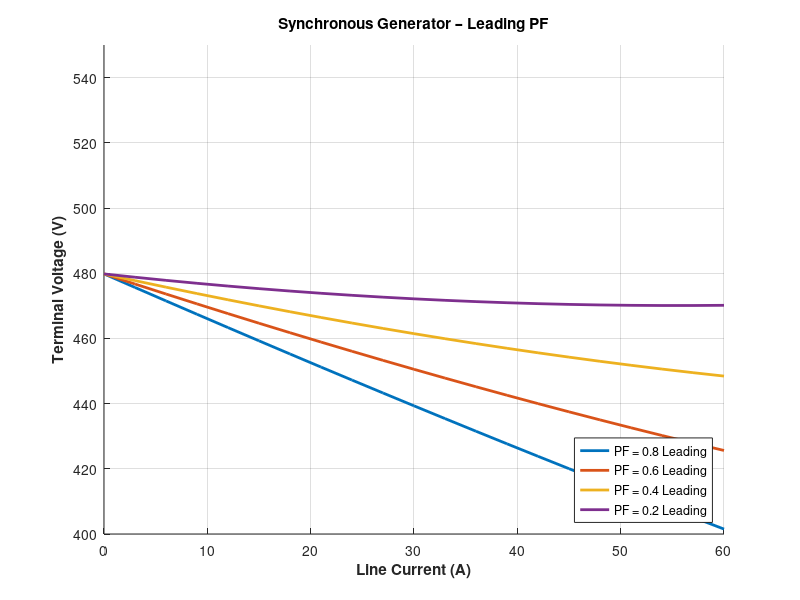

The MATLAB source for this figure:
% terminal_char_leading.m
% Terminal voltage vs line current for LEADING power factors

clear; clc;

% Parameters
e_a = 277.0;              % Internal generated EMF (V)
x_s = 1.0;                % Synchronous reactance (ohm)
i_a = linspace(0, 60, 21); % Armature current (A)
pf_values = [0.8, 0.6, 0.4, 0.2]; % Leading PFs

v_t_lead = zeros(length(pf_values), length(i_a)); % Voltage matrix

% Calculation for leading power factors (negative theta)
for k = 1:length(pf_values)
    theta = -acos(pf_values(k));  % Leading → negative θ
    for ii = 1:length(i_a)
        real_drop = x_s * i_a(ii) * cos(theta);
        imag_drop = x_s * i_a(ii) * sin(theta);
        v_phase = sqrt((e_a - real_drop)^2 + imag_drop^2);
        v_t_lead(k, ii) = v_phase * sqrt(3); % Convert to line voltage
    end
end

% Plotting
figure;
hold on;
colors = lines(4);
for k = 1:length(pf_values)
    plot(i_a, v_t_lead(k, :), 'LineWidth', 2, 'Color', colors(k,:), ...
        'DisplayName', sprintf('PF = %.1f Leading', pf_values(k)));
end
xlabel('Line Current (A)', 'FontWeight', 'bold');
ylabel('Terminal Voltage (V)', 'FontWeight', 'bold');
title('Synchronous Generator – Leading PF', 'FontWeight', 'bold');
legend('Location', 'southeast');
grid on;
axis([0 60 400 550]);
hold off;